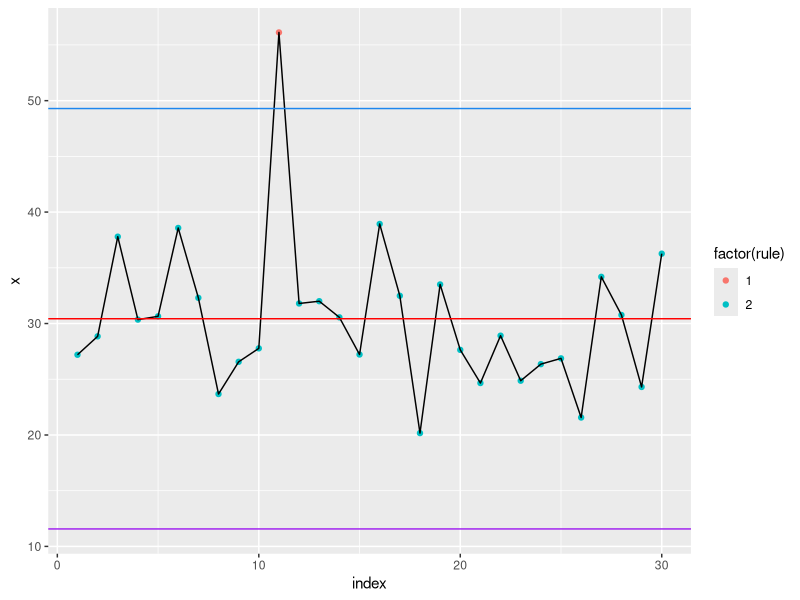

R code for this plot:
library(data.table)
library(ggplot2)

xmr <-
  function(x, index){
    lag <- shift(x, n=1)
    mr <- abs(x-lag)
    mean_s <- mean(x)
    mean_mr <- mean(na.omit(mr))
    
    UCL <- mean_s + (3*mean_mr / 1.128)
    LCL <- mean_s - (3*mean_mr / 1.128)
    
    rule <- ifelse(x>UCL,1,ifelse(x<LCL,3,2))
    
    ggplot(data.frame(index, x), aes(x=index, y=x))+
      geom_point(aes(col=factor(rule)))+
      geom_line()+
      geom_hline(yintercept=mean_s, col="red")+
      geom_hline(yintercept=UCL, col="dodgerblue2")+
      geom_hline(yintercept=LCL, col="purple")
  }

set.seed(123)

dt <- data.frame(id = seq(30),
                 val = rnorm(30, 30,5))

#dt$val[10] <- dt$val[10] +10
dt$val[11] <- dt$val[11] +20

xmr(x=dt$val, index=dt$id)
